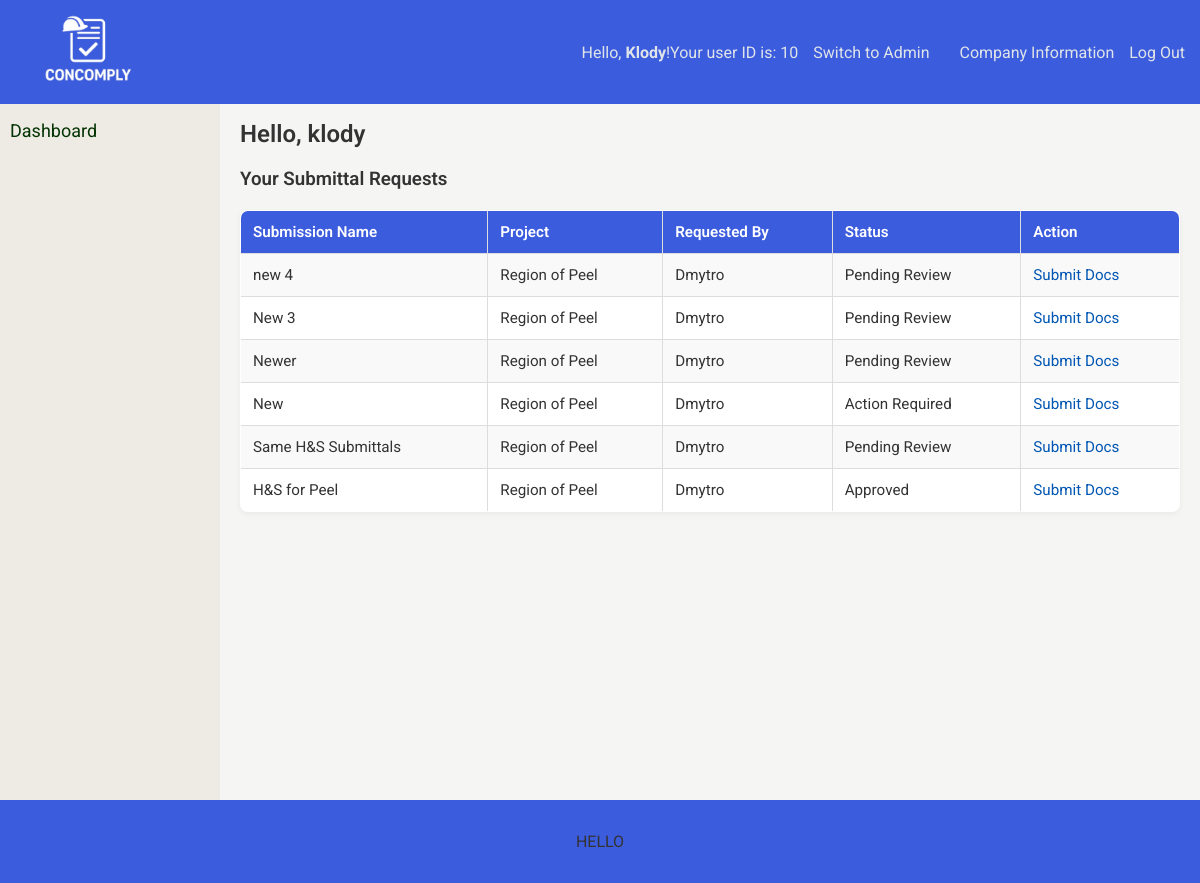
/submitter_dashboard (signed in), run on the app's committed database.
### tables this page shows
CREATE TABLE submitting_users (
    id INTEGER PRIMARY KEY AUTOINCREMENT,
    login TEXT UNIQUE NOT NULL,
    password TEXT NOT NULL,
    email TEXT NOT NULL,
    token TEXT UNIQUE NOT NULL, 
    name TEXT, description TEXT, 
    phone TEXT, 
    address TEXT
);

CREATE TABLE "requests" (
    id INTEGER PRIMARY KEY AUTOINCREMENT,
    project_id INTEGER NOT NULL,
    submitter_id INTEGER NOT NULL,
    requirement_set_id INTEGER NOT NULL,
    admin_id INTEGER NOT NULL,
    token TEXT UNIQUE,
    status TEXT DEFAULT 'pending review',
    date_requested TEXT DEFAULT CURRENT_TIMESTAMP
, name TEXT, description TEXT);

CREATE TABLE project (
    id INTEGER PRIMARY KEY AUTOINCREMENT,
    project_number INTEGER NOT NULL,
    project_name TEXT NOT NULL,
    project_admin_id INTEGER NOT NULL,
    FOREIGN KEY (project_admin_id) REFERENCES admin_users(id)
);

CREATE TABLE admin_users (
    id INTEGER PRIMARY KEY AUTOINCREMENT,
    login TEXT UNIQUE NOT NULL,
    password TEXT NOT NULL,
    email TEXT NOT NULL,
    token TEXT UNIQUE NOT NULL, 
    name TEXT, 
    description TEXT, 
    phone TEXT, 
    address TEXT
);

### app.py (the view)
@app.route("/submitter_dashboard", methods=['GET', 'POST'])
def submitter_dashboard():
    if not session.get("submitter"):
        return redirect("/login")
    db = get_db()
    submitter_id = session.get("id")
    sub_user = db.execute("SELECT * FROM submitting_users WHERE id = ?", (submitter_id,)).fetchone()
    if not submitter_id and not session.get("submitter"):
        return redirect("/submitter_login")
    submitter = db.execute("SELECT * FROM submitting_users WHERE id = ?", (submitter_id,)).fetchone()
    sub_requests = db.execute("""
    SELECT
        requests.project_id,
        requests.admin_id,
        requests.token,
        requests.status,
        requests.name as request_name,
        admin_users.name AS gc_name,
        project.project_name
    FROM requests
    JOIN admin_users ON requests.admin_id = admin_users.id
    JOIN project ON requests.project_id = project.id
    WHERE requests.submitter_id = ?
""", (submitter_id,)).fetchall()
    return render_template("submitter_dashboard.html", submitter=submitter, sub_requests=sub_requests, sub_user=sub_user)

### app.py (called while the page is built)
def get_db():
    conn = sqlite3.connect("database.db")
    conn.row_factory = sqlite3.Row
    return conn

### templates/submitter_dashboard.html (shortened to what this page needs)
{% extends "sub_layout.html" %}
{% block content %}
    <h2>Hello, {{ submitter['login'] }}</h2>
    <h3>Your Submittal Requests</h3>
    <table border="1" cellpadding="8" cellspacing="0">
        <tr>
            <th>Submission Name</th>
            <th>Project</th>
            <th>Requested By</th>
            <th>Status</th>
            <th>Action</th>
        </tr>
        {% for req in sub_requests|reverse %}
        <tr>
            <td>{{ req.request_name }}</td>
            <td>{{ req.project_name }}</td>
            <td>{{ req.gc_name }}</td>
            <td>{{ req.status.replace("_", " ").title() }}</td>
            <td><a href="/submission/{{ req.token }}">Submit Docs</a></td>
        </tr>
        {% else %}
        <tr>
            <td colspan="4">You have no active submittal requests.</td>
        </tr>
        {% endfor %}
    </table>
{% endblock %}

### templates/sub_layout.html (shortened to what this page needs)
<!DOCTYPE html>
<html lang="en">
<head>
    <link rel="stylesheet" href="{{ url_for('static', filename='style.css') }}">
</head>
<body>
    <div class="wrapper">
        <header>
            <a href="/admin" style="margin-left: 15px;">
                <img src="{{ url_for('static', filename='concomply-logo.png') }}" alt="ConComply Logo" class="logo">
            </a>
            <p style="margin-left: auto;">Hello, <strong>{{ sub_user['name'] }}</strong>!</p>
            <p>Your user ID is: {{ session['id'] }}</p>
            <a href="/admin_sub" style="margin-left: 15px; margin-right: 15px;">Switch to Admin</a>
            <a href="/sub_company_information" style="margin-right: 15px; margin-left: 15px;">Company Information</a>
            <a href="/logout" style="margin-right: 15px;">Log Out</a>
        </header>
        <div class="layout">
            <div class="sidebar">
                <div class="sidebar-items">
                    <a href="/submitter_dashboard" style="margin-right: 15px; margin-top: 10px;">Dashboard</a>
                </div>
            </div>
            <div class="main-content">
                {% block content %}{% endblock %}
            </div>
        </div>
    </div>
    <footer>
        <p>HELLO</p>
    </footer>
</body>
</html>

### static/style.css (style rules this page uses)
html { min-height: 100vh; margin: 0px; padding: 0px; }
body { font-family: 'Roboto', sans-serif; margin: 0px; padding: 0px; background-color: #e6eef3; color: #333; height: 100%; }
.wrapper { display: flex; flex-direction: column; min-height: 100vh; }
header { display: flex; flex-direction: row; background-color: #3c5cde; justify-content: flex-start; text-decoration: none; align-items: center; width: 100%; position: fixed; }
.logo { height: 100px; }
header a { text-decoration: none; color: #dfe4e8; }
header p { color: #dfe4e8; }
footer { text-align: center; padding: 1rem; background-color: #3c5cde; color: #333; margin-top: auto; }
.layout { display: flex; flex-direction: row; height: 100%; flex: 1; padding-top: 100px; }
.sidebar { width: 200px; margin: 0px; padding: 10px; background-color: #edebe4; display: flex; flex-direction: column; }
.sidebar a { display: block; color: #043403; text-decoration: none; font-size: large; }
.sidebar-items { position: fixed; }
.main-content { padding: 20px; background-color: #f5f6f4; margin: 0; width: 100%; flex: 1; box-sizing: border-box; }
.main-content a { text-decoration: none; color: #0056b3; }
h1, h2, h3 { color: #333; }
table { width: 100%; border-collapse: collapse; background-color: #fff; box-shadow: 0 0 8px rgba(0, 0, 0, 0.05); }
th, td { padding: 12px 15px; border: 1px solid #ddd; text-align: left; }
tr:nth-child(even) { background-color: #f9f9f9; }
h1, h2, h3 { font-weight: 600; margin-top: 0; margin-bottom: 20px; }
table { width: 100%; border-collapse: collapse; margin-top: 1rem; background-color: white; border-radius: 8px; overflow: hidden; font-size: 0.95rem; box-shadow: 0 2px 6px rgba(0, 0, 0, 0.05); }
table th { background-color: #3c5cde; color: white; padding: 0.75rem; text-align: left; font-weight: 600; }
table td { padding: 0.75rem; border-bottom: 1px solid #ddd; }
table tr:nth-child(even) { background-color: #f9f9f9; }

### data on the page
submitting_users: name "Klody", login "klody"
requests: request_name "new 4", project_name "Region of Peel", gc_name "Dmytro", status.replace "Pending Review"
requests: request_name "New 3", project_name "Region of Peel", gc_name "Dmytro", status.replace "Pending Review"
requests: request_name "Newer", project_name "Region of Peel", gc_name "Dmytro", status.replace "Pending Review"
requests: request_name "New", project_name "Region of Peel", gc_name "Dmytro", status.replace "Action Required"
requests: request_name "Same H&S Submittals", project_name "Region of Peel", gc_name "Dmytro", status.replace "Pending Review"
requests: request_name "H&S for Peel", project_name "Region of Peel", gc_name "Dmytro", status.replace "Approved"

### other printed values
{{ session['id'] }} "10"
